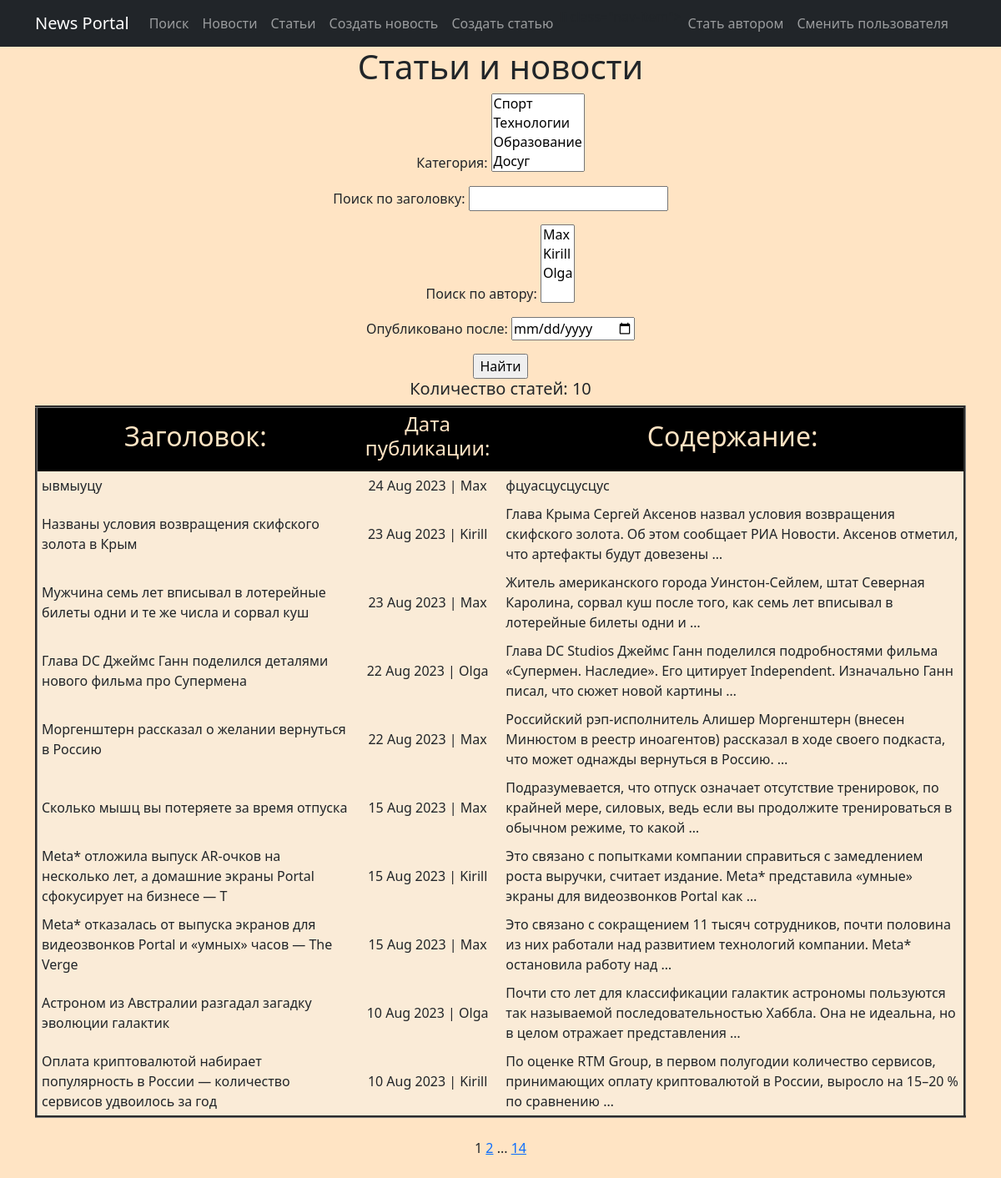
Page /newsportal/search/ on the committed database.
### news_db/models.py (models this page shows, shortened)
class Post(models.Model):
    article = 'AR'
    news = 'NW'
    POSITIONS = [
        (article, 'Статья'),
        (news, 'Новость')
    ]
    author = models.ForeignKey(Author, on_delete=models.CASCADE)
    position = models.CharField(max_length=2, choices=POSITIONS, default=article)
    create_date = models.DateTimeField(auto_now_add=True)
    title = models.CharField(max_length=250)
    text = models.TextField()
    rate = models.IntegerField(default=0)
    category = models.ManyToManyField(Category, through='PostCategory')

class Author(models.Model):
    user = models.OneToOneField(User, on_delete=models.CASCADE)
    rate = models.IntegerField(default=0)

### news_db/views.py (the view)
# urls.py: path('search/', PostsListFilter.as_view(), name='post_list_filter'),
class PostsListFilter(ListView):
    model = Post
    ordering = '-create_date'
    template_name = 'post_search.html'
    context_object_name = 'posts'
    paginate_by = 10
    def get_queryset(self):
        queryset = super().get_queryset()
        self.filterset = PostFilter(self.request.GET, queryset)
        return self.filterset.qs
    def get_context_data(self, *, object_list=None, **kwargs):
        context = super().get_context_data()
        context['filterset'] = self.filterset
        context['is_not_author'] = not self.request.user.groups.filter(name='author').exists()
        return context

### news_db/models.py (called while the page is built)
    def __str__(self):
        return self.name.title()

### news_db/templatetags/custom_tags.py (called while the page is built)
@register.simple_tag(takes_context=True)
def url_replace(context, **kwargs):
   d = context['request'].GET.copy()
   for k, v in kwargs.items():
       d[k] = v
   return d.urlencode()

### templates/post_search.html (shortened to what this page needs)
{% extends 'flatpages/default.html' %}
{% load custom_filter %}
{% load custom_tags %}
{% block content %}
<h1>Статьи и новости</h1>
<form action="" method="get">
    {{ filterset.form.as_p }}
    <input type="submit" value="Найти"/>
</form>
{% if posts %}
<h5>Количество статей: {{ posts|length}}</h5>
<table border="3" , cellpadding="5" , bgcolor="#faebd7">
    <tr bgcolor="black" style="color: bisque">
        <td><h2>Заголовок:</h2></td>
        <td><h4>Дата публикации:</h4></td>
        <td><h2>Содержание:</h2></td>
    </tr>
    {% for pst in posts %}
    {% if pst.position == 'NW'%}
    <tr>
        <td align='left'><a class="nav-link" href="/newsportal/news/{{pst.pk}}">{{ pst.title }}</a></td>
        <td align="center">{{ pst.create_date|date:'d M Y'}} | {{ pst.author.user.username }}</td>
        <td align="left"><a class="nav-link" href="/newsportal/news/{{pst.pk}}">{{ pst.text|truncatewords:20 }}</a></td>
    </tr>
    {% else%}
    <tr>
        <td align='left'><a class="nav-link" href="/newsportal/articles/{{pst.pk}}">{{ pst.title }}</a></td>
        <td align="center">{{ pst.create_date|date:'d M Y'}} | {{ pst.author.user.username }}</td>
        <td align="left"><a class="nav-link" href="/newsportal/articles/{{pst.pk}}">{{ pst.text|truncatewords:20 }}</a>
        </td>
    </tr>
    {%endif%}
    {%endfor%}
</table>
    <br>
{% else %}
<h2>Статья не найдена</h2>
{% endif %}
{{ page_obj.number }}
{% if page_obj.has_next %}
<a href="?{% url_replace page=page_obj.next_page_number %}">{{ page_obj.next_page_number }}</a>
{% if paginator.num_pages != page_obj.next_page_number %}
...
<a href="?{% url_replace page=page_obj.paginator.num_pages %}">{{ page_obj.paginator.num_pages }}</a>
{% endif %}
    <br>
{% endif %}
<br>
{% endblock content %}

### rows in the picture
Post: title "ывмыуцу", create_date "24 Aug 2023", author.user.username "Max", text "фцуасцусцусцус"
Post: title "Названы условия возвращения скифского золота в Крым", create_date "23 Aug 2023", author.user.username "Kirill", text "Глава Крыма Сергей Аксенов назвал условия возвращения скифского золота. Об этом сообщает РИА Новости. Аксенов отметил, что артефакты будут довезены …"
Post: title "Мужчина семь лет вписывал в лотерейные билеты одни и те же числа и сорвал куш", create_date "23 Aug 2023", author.user.username "Max", text "Житель американского города Уинстон-Сейлем, штат Северная Каролина, сорвал куш после того, как семь лет вписывал в лотерейные билеты одни и …"
Post: title "Глава DC Джеймс Ганн поделился деталями нового фильма про Супермена", create_date "22 Aug 2023", author.user.username "Olga", text "Глава DC Studios Джеймс Ганн поделился подробностями фильма «Супермен. Наследие». Его цитирует Independent. Изначально Ганн писал, что сюжет новой картины …"
Post: title "Моргенштерн рассказал о желании вернуться в Россию", create_date "22 Aug 2023", author.user.username "Max", text "Российский рэп-исполнитель Алишер Моргенштерн (внесен Минюстом в реестр иноагентов) рассказал в ходе своего подкаста, что может однажды вернуться в Россию. …"
Post: title "Сколько мышц вы потеряете за время отпуска", create_date "15 Aug 2023", author.user.username "Max", text "Подразумевается, что отпуск означает отсутствие тренировок, по крайней мере, силовых, ведь если вы продолжите тренироваться в обычном режиме, то какой …"
Post: title "Meta* отложила выпуск AR-очков на несколько лет, а домашние экраны Portal сфокусирует на бизнесе — T", create_date "15 Aug 2023", author.user.username "Kirill", text "Это связано с попытками компании справиться с замедлением роста выручки, считает издание. Meta* представила «умные» экраны для видеозвонков Portal как …"
Post: title "Meta* отказалась от выпуска экранов для видеозвонков Portal и «умных» часов — The Verge", create_date "15 Aug 2023", author.user.username "Max", text "Это связано с сокращением 11 тысяч сотрудников, почти половина из них работали над развитием технологий компании. Meta* остановила работу над …"
Post: title "Астроном из Австралии разгадал загадку эволюции галактик", create_date "10 Aug 2023", author.user.username "Olga", text "Почти сто лет для классификации галактик астрономы пользуются так называемой последовательностью Хаббла. Она не идеальна, но в целом отражает представления …"
Post: title "Оплата криптовалютой набирает популярность в России — количество сервисов удвоилось за год", create_date "10 Aug 2023", author.user.username "Kirill", text "По оценке RTM Group, в первом полугодии количество сервисов, принимающих оплату криптовалютой в России, выросло на 15–20 % по сравнению …"

### other values in the picture
{{ posts|length }} "10"
{{ page_obj.number }} "1"
{{ page_obj.next_page_number }} "2"
{{ page_obj.paginator.num_pages }} "14"
